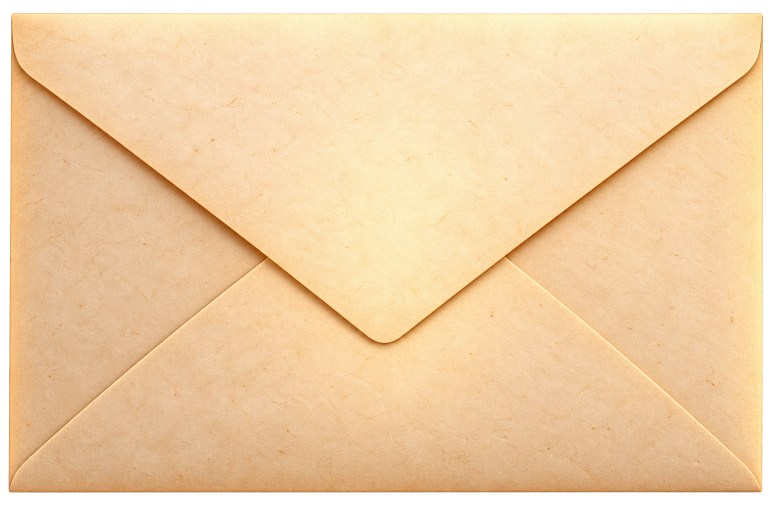
#> input picture assets/source-v2/envelope_master.png, 1546 x 1017 px (shown at 1/2 size)
$ python split_envelope.py
#> lines starting #> are read from the running program, lines starting #| are printed output that depends on the picture; after the words box and inside, x2 and y2 are one past the last pixel; in counts of white or black regions, pixels touching at a corner belong together
"""Registered pocket and flap cut from one generated master, no mismatched seams."""
from pathlib import Path
import cv2
import numpy as np
from PIL import Image, ImageDraw, ImageFilter
root=Path(__file__).resolve().parent.parent
A=root/'assets'
im=Image.open(A/'source-v2/envelope_master.png').convert('RGBA')
#> im is the input picture: PIL image 1546x1017 RGBA; mean R, G, B, A 222.4, 189.5, 146.7, 231.3
w,h=im.size
#> w = 1546; h = 1017
im=im.crop((round(w*.013),round(h*.024),round(w*.987),round(h*.965))).resize((836,550),Image.Resampling.LANCZOS)
#> im: PIL image 836x550 RGBA
points=[(0,0),(836,0),(836,22)]
def bezier(p0,p1,p2,p3):
#> called with p0 = (836, 22), p1 = (836, 54), p2 = (833, 65), p3 = (813, 80)
    for t in np.linspace(0,1,50):
        points.append(tuple((1-t)**3*np.array(p0)+3*(1-t)**2*t*np.array(p1)+3*(1-t)*t*t*np.array(p2)+t**3*np.array(p3)))
bezier((836,22),(836,54),(833,65),(813,80))
points.append((436,373))
bezier((436,373),(423,384),(411,385),(396,373))
points.append((23,79))
bezier((23,79),(4,66),(0,51),(0,22))
mask=Image.new('L',(3344,2200))
#> mask: PIL image 3344x2200 L; every value is 0
ImageDraw.Draw(mask).polygon([(round(x*4),round(y*4)) for x,y in points],fill=255)
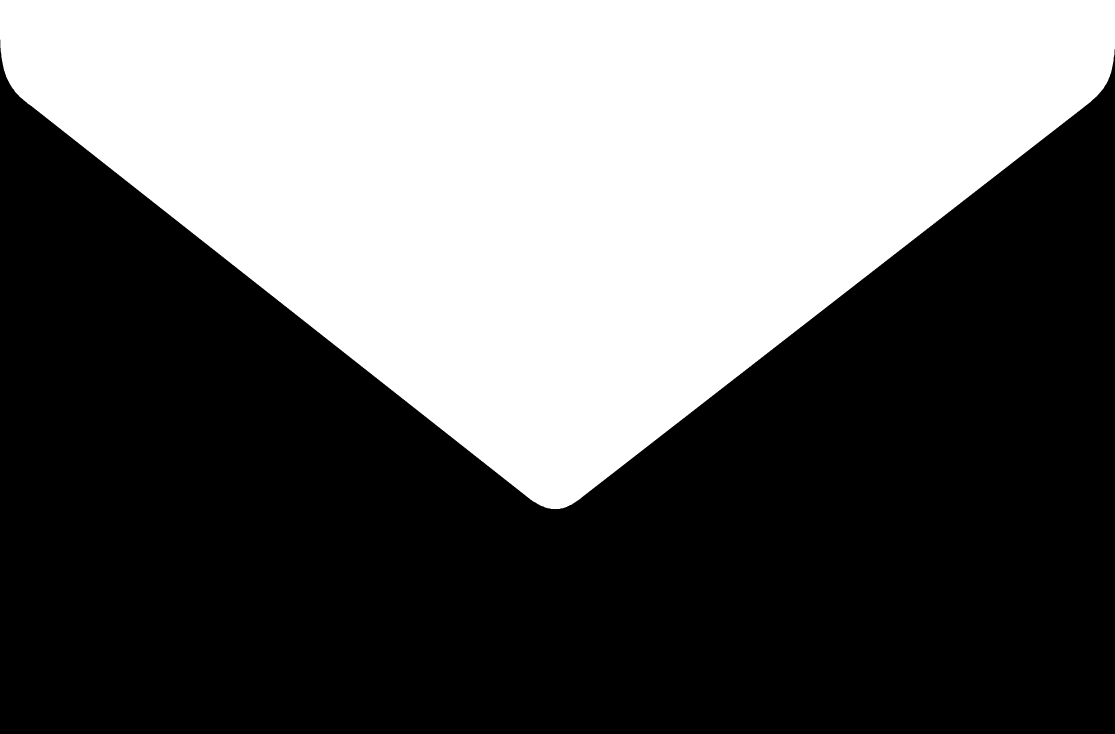
#> mask: PIL image 3344x2200 L (shown at 1/3 size); 40.9% white; 1 white region, box (x1, y1, x2, y2) and area: (0, 0, 3344, 1528) 3009311
mask=mask.resize((836,550),Image.Resampling.LANCZOS)
#> mask: PIL image 836x550 L
yy,xx=np.mgrid[:550,:836].astype(np.float32)
# Align the master flap tip with the seal axis x=217 in CSS.
sx=np.where(xx<=434,xx*416/434,416+(xx-434)*420/402).astype(np.float32)
rgb=cv2.remap(np.array(im)[:,:,:3],sx,yy,cv2.INTER_CUBIC,borderMode=cv2.BORDER_REPLICATE)
alpha=cv2.remap(np.array(mask),sx,yy,cv2.INTER_LINEAR)
outer=Image.fromarray(rgb[:384]).convert('RGBA');outer.putalpha(Image.fromarray(alpha[:384]))
#> after `outer = Image.fromarray(rgb[:384]).convert('RGBA')`:
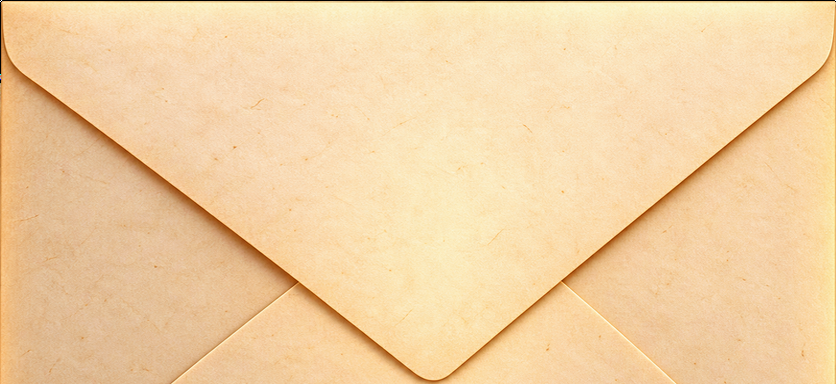
#> outer: PIL image 836x384 RGBA; mean R, G, B, A 241.9, 209.1, 164, 255
#> after `outer.putalpha(Image.fromarray(alpha[:384]))`:
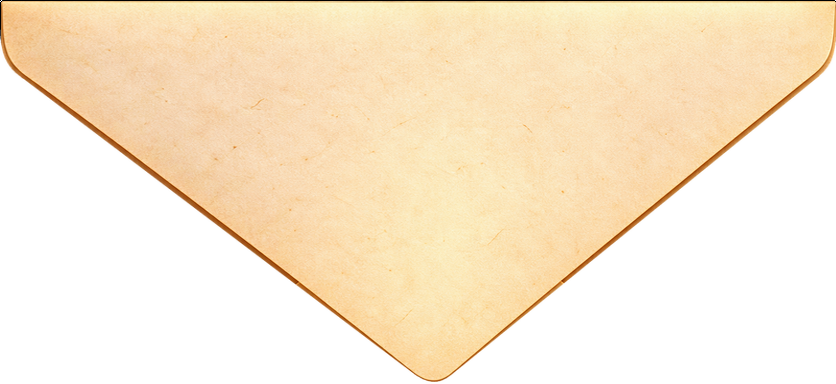
#> outer: PIL image 836x384 RGBA; mean R, G, B, A 241.9, 209.1, 164, 149.4; transparent parts drawn white
pocket=Image.fromarray(rgb).convert('RGBA')
pocket.putalpha(Image.fromarray(255-cv2.erode(alpha,np.ones((3,3),np.uint8))))
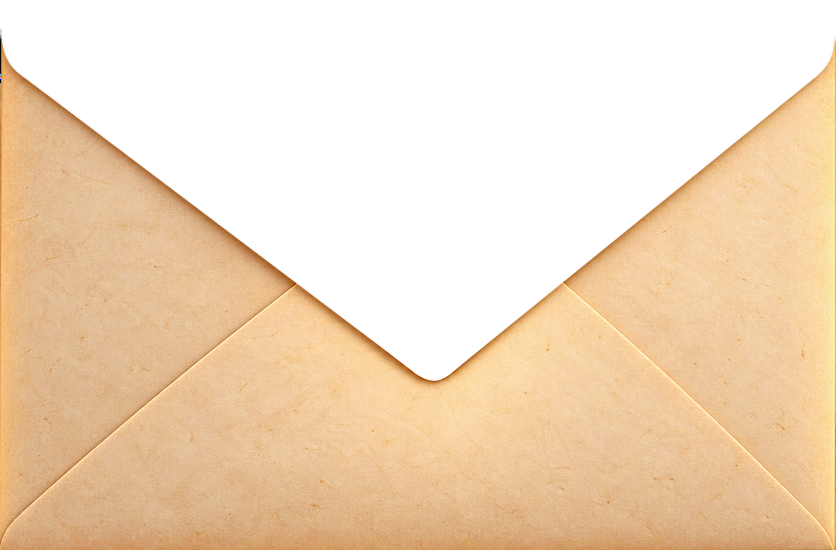
#> pocket: PIL image 836x550 RGBA; mean R, G, B, A 238.1, 202.9, 157.5, 151.5; transparent parts drawn white
inner=Image.open(A/'source-v2/flap_inner.png').convert('RGB').resize((836,384),Image.Resampling.LANCZOS)
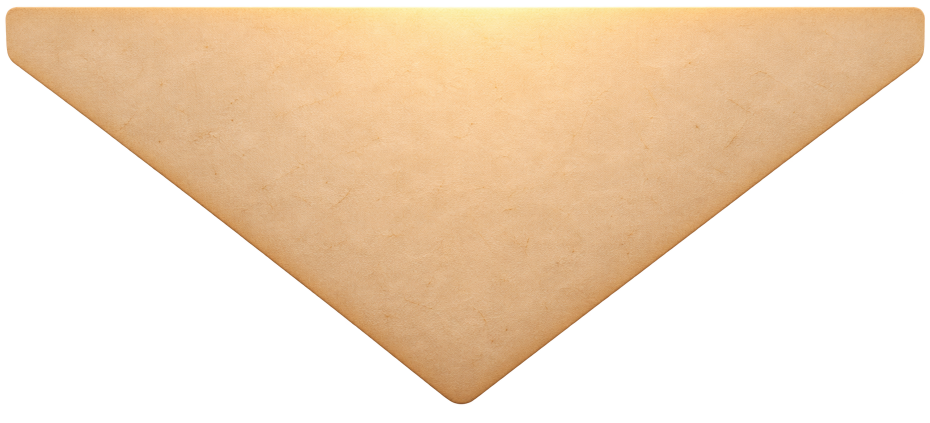
#> input picture assets/source-v2/flap_inner.png, 1860 x 845 px (shown at 1/2 size)
# Use an uninterrupted paper texture for the inner face, with exactly the
# same silhouette as the outer face (no source triangle alpha can leak in).
inner=Image.open(A/'source-v2/env_back_inner.png').convert('RGB').resize((836,384),Image.Resampling.LANCZOS).convert('RGBA')
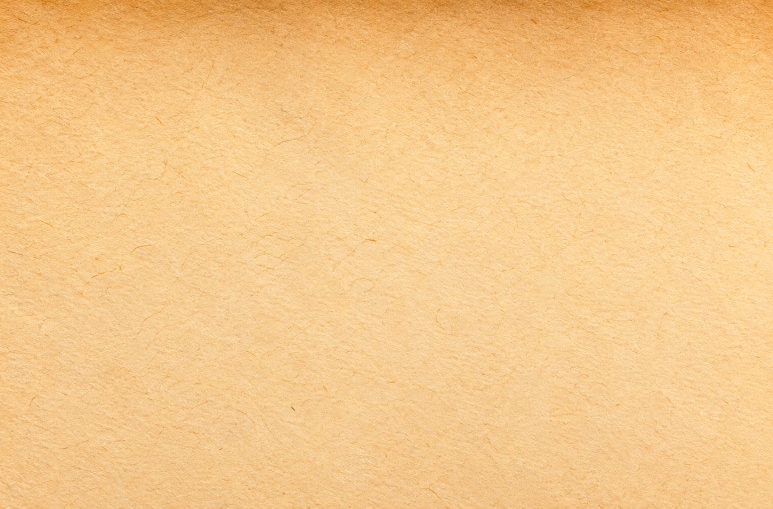
#> input picture assets/source-v2/env_back_inner.png, 1546 x 1017 px (shown at 1/2 size)
#> inner: PIL image 836x384 RGBA
inner.putalpha(Image.fromarray(alpha[:384]))
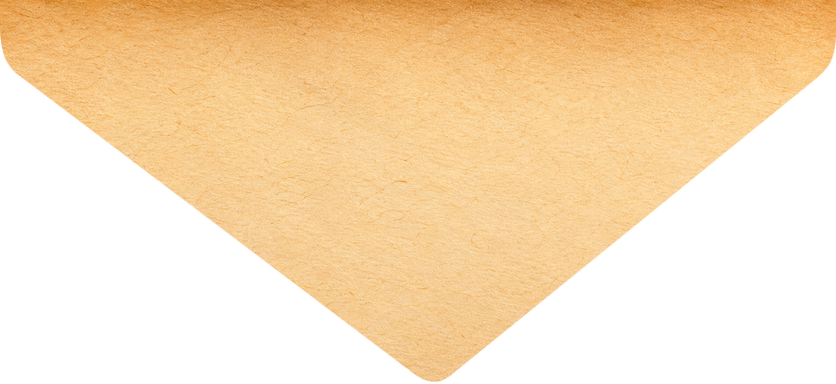
#> inner: PIL image 836x384 RGBA; mean R, G, B, A 244.2, 199.4, 138.2, 149.4; transparent parts drawn white
for name,layer in [('flap_outer',outer),('flap_inner',inner),('env_pocket',pocket)]:
    layer.save(A/(name+'.png'))
    layer.save(root/'dist/assets'/(name+'.webp'),quality=90,method=6)
#> this loop made 3 passes
#> name on passes 1 to 3: 'flap_outer', 'flap_inner', 'env_pocket'
print('Shared envelope geometry: 418x275 body; 418x192 flap; hinge (425,148); tip axis x=642.')
